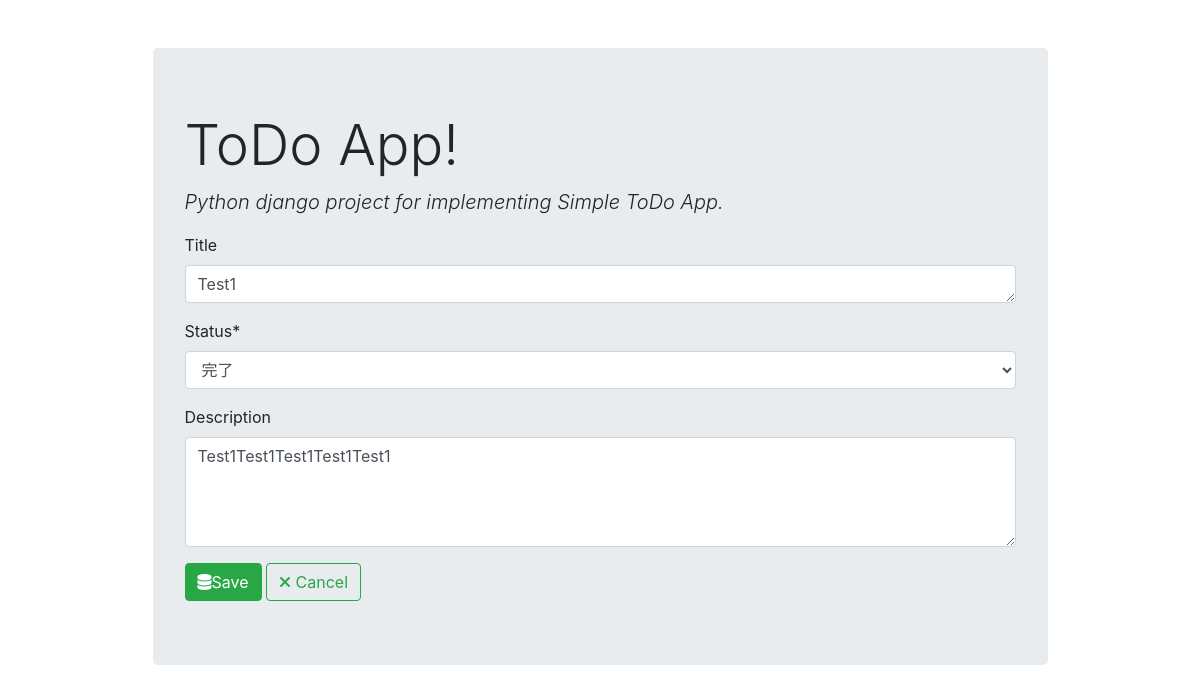
/todo/1, run on the app's committed database.
### Todo/models.py (models this page shows)
class Tasks(models.Model):
    id = models.AutoField(primary_key=True)
    title = models.TextField(max_length=200, null=True, blank=True)
    description = models.TextField(max_length=1000, null=True, blank=True)
    status = models.ForeignKey(Status, on_delete=models.CASCADE)

### Todo/views.py (the view, shortened to what this page needs)
# urls.py: path('', views.todo_form, name='todo_insert'),
def todo_form(request, id=0):
    if request.method == "GET":
        if id == 0:
            form = TodoForm()
            form_class = todo_form
        else:
            todo = Tasks.objects.get(pk=id)
            form = TodoForm(instance=todo)
            form_class = todo_form
        return render(request, "Todo/todo_form.html", {'form': form})

### Todo/forms.py
class TodoForm(forms.ModelForm):
    class Meta:
        model = Tasks
        fields = ['title', 'description', 'status']
        widgets = {
            'title' : forms.Textarea(attrs={'rows':1, 'cols':10}),
            'description' : forms.Textarea(attrs={'rows':4, 'cols':10}),
        }
    def __init__(self, *args, **kwargs):
        super(TodoForm, self).__init__(*args, **kwargs)
        self.fields['status'].empty_lebel = "Select"

### Todo/models.py (called while the page is built)
    def __str__(self):
        return self.status_name

### Todo/templates/Todo/todo_form.html (shortened to what this page needs)
{% extends 'Todo/base.html' %}
{% load crispy_forms_tags %}
{% load crispy_forms_filters %}
{% block content %}
<form action="" method="post" autocomplete="off">
    {{form.title | as_crispy_field}}
    {{form.status | as_crispy_field}}
    {{form.description | as_crispy_field}}
    <button type="submit" class="btn btn-success"><i class="fa-solid fa-database"></i>Save</button>
    <a href="{% url 'todo_list' %}" class="btn btn-outline-success">
        <i class="fa fa-times"></i> Cancel
    </a>
</form>
{% endblock content %}

### data on the page
Tasks: title "Test1", status "完了", description "Test1Test1Test1Test1Test1"
